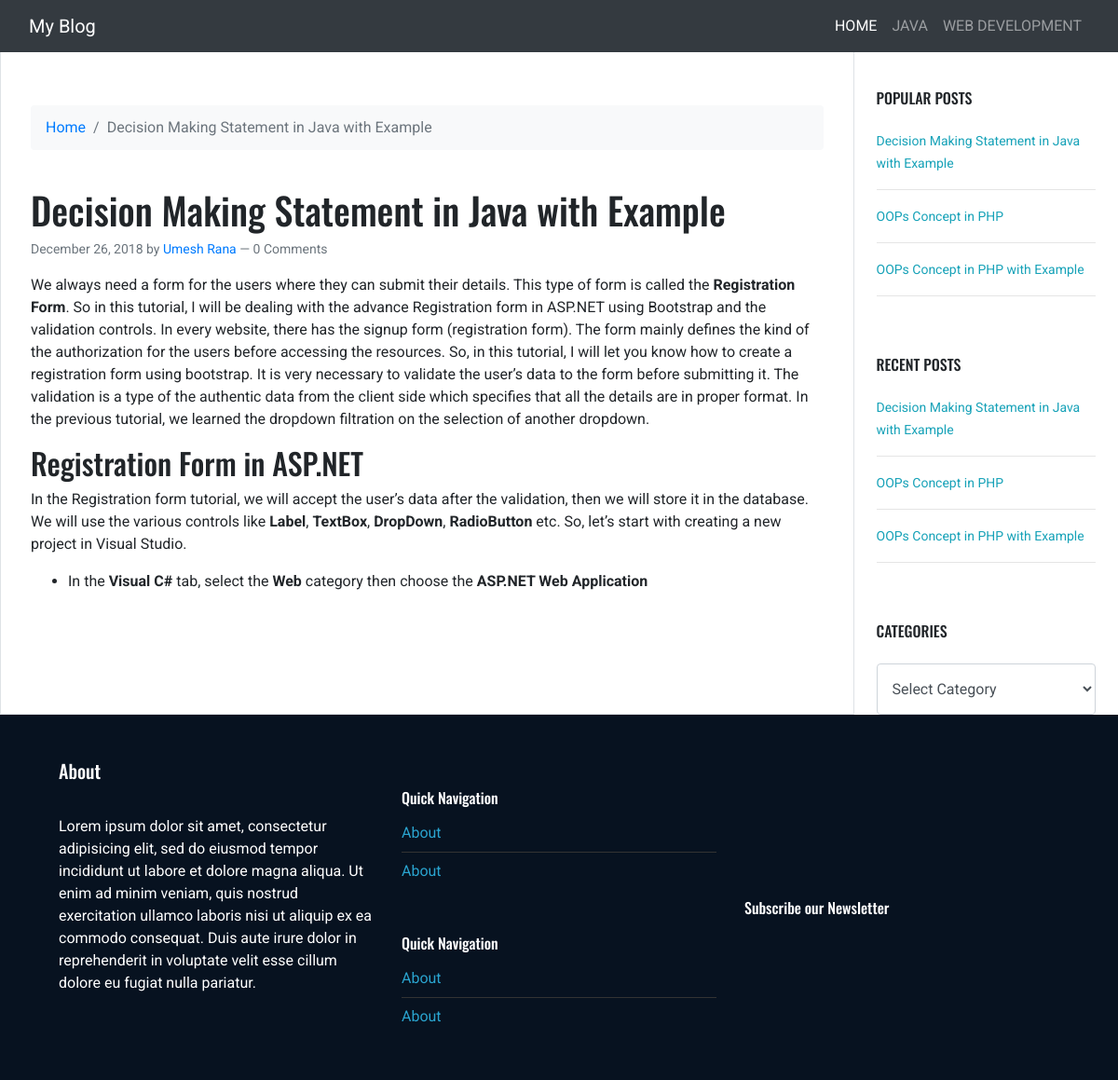
/view-post.php?post_id=1, run on the app's committed database.
### tables this page shows
CREATE TABLE `header_menu` (
  `menu_name` varchar(100) NOT NULL,
  `menu_item` varchar(500) NOT NULL
);

CREATE TABLE `post` (
  `id` int(11) NOT NULL,
  `title` varchar(300) NOT NULL,
  `category` varchar(100) NOT NULL,
  `description` longtext NOT NULL,
  `tag` varchar(200) NOT NULL,
  `featured_image` varchar(200) NOT NULL,
  `author` varchar(50) NOT NULL,
  `date` date NOT NULL,
  `time` time NOT NULL,
  `status` int(30) NOT NULL
);

### view-post.php (the view, shortened to what this page needs)
<?php
	include_once 'header.php';
	include_once 'db-config/connection.php';
	$post_id = $_GET['post_id'];
?>
 <article class="main border mt-5">
	 	<?php
	 		$selquery = "SELECT * FROM post WHERE id='$post_id'";
	 		$myquery = mysqli_query($con, $selquery);
	 		$row = mysqli_fetch_assoc($myquery);
	 		$title = $row['title'];
	 		$description = $row['description'];
	 		$author = $row['author'];
	 		$date = $row['date'];
	 		?>
	 		<ol class="breadcrumb mt-5 bg-light">
			  <li class="breadcrumb-item"><a href="index.php">Home</a></li>
			  <li class="breadcrumb-item active"><?php echo $title; ?></li>
			</ol>
	 		<h1 class="pt-4"> <?php echo $title; ?> </h1>
	 		<?php $month = array('Month','January','February', 'March', 'April', 'May', 'June', 'July', 'August', '	September', 'October', 'November', 'December');
	 			$monthstr = substr($date, 5, 2);
	 			$datestr = substr($date, 8, 2);
	 			$yearstr = substr($date, 0, 4);
	 			$post_date = $month[$monthstr] .' '.$datestr .', ' . $yearstr;
	 		?>
	 		<p class="text-secondary author"><?php echo $post_date;?> by <a href=""><?php echo $author; ?> </a> &mdash; 0 Comments</p>
	 		<?php echo $description; ?>
 </article>
<?php
	include_once 'footer.php';
?>

### header.php (shortened to what this page needs)
<?php
	include_once('db-config/connection.php');
?>
<!DOCTYPE html>
<html>
<head>
	<link rel="stylesheet" type="text/css" href="admin-dashboard/css/bootstrap.min.css">
	<link rel="stylesheet" type="text/css" href="admin-dashboard/fontawesome/css/all.css">
	<link rel="stylesheet" type="text/css" href="css/mystyle.css">
</head>
<body>
<div class="wrapper">
  <header class="header">
	<nav class="navbar navbar-expand-md navbar-dark bg-dark fixed-top">
		<div class="container-fluid">
			<a href="" class="navbar-brand">My Blog</a>
			<div class="collapse navbar-collapse" id="navbarNav">
			    <ul class="navbar-nav ml-auto">
			    	<li class="nav-item">
			    		<a class="nav-link active text-uppercase" href="#"> Home </a>
			    	</li>
			    	<?php
			    		$selquery = "SELECT * FROM header_menu";
			    		$executequery = mysqli_query($con, $selquery);
			    		while($row = mysqli_fetch_assoc($executequery)){
			    			?>
			    			<li class="nav-item">
			    				<a class="nav-link text-uppercase" href=<?php echo $row['menu_item'];?> " > <?php echo $row['menu_item'];?> </a>
			    			</li>
			    			<?php
			    		}
			    	?>
			    </ul>
			</div>
		</div>
	</nav>
</header>
</body>
</html>

### footer.php (shortened to what this page needs)
 <aside class="aside aside-2 mt-5">
  	<section class="pt-5 pl-4 pr-4">
  		<h6 class="text-uppercase pb-3">Popular Posts </h6>
  			<?php $query = "SELECT * FROM post";
  			$myquery = mysqli_query($con, $query);
  			while($row = mysqli_fetch_assoc($myquery)){
  				?>
  				<a href="" class="text-info sidebar-link"><?php echo $row['title']; ?> </a>
  				<hr/>
  				<?php
  			}
  			?>
  	</section>
  	<section class="pt-5 pl-4 pr-4">
  		<h6 class="text-uppercase pb-3">Recent Posts </h6>
  			<?php $query = "SELECT * FROM post";
  			$myquery = mysqli_query($con, $query);
  			while($row = mysqli_fetch_assoc($myquery)){
  				?>
  				<a href="" class="text-info sidebar-link"><?php echo $row['title']; ?> </a>
  				<hr/>
  				<?php
  			}
  			?>
  	</section>
  	<section class="pt-5 pl-4 pr-4">
  		<h6 class="text-uppercase pb-3">Categories </h6>
  			<select name="category" id="category" class="form-control">
  				<option >Select Category</option>
  			</select>
  	</section>
</aside>
<footer id="footer" class="footer text-white p-5">
	<div class="container">
		<div class="row">
			<div class="container"><h5>About</h5> </div>
			<div class="col-xl-4 col-lg-4 col-md-4 col-sm-10 col-10 m-auto">
				<p>Lorem ipsum dolor sit amet, consectetur adipisicing elit, sed do eiusmod
				tempor incididunt ut labore et dolore magna aliqua. Ut enim ad minim veniam,
				quis nostrud exercitation ullamco laboris nisi ut aliquip ex ea commodo
				consequat. Duis aute irure dolor in reprehenderit in voluptate velit esse
				cillum dolore eu fugiat nulla pariatur.  </p>
			</div>
			<div class="col-xl-4 col-lg-4 col-md-4 col-sm-10 col-10 m-auto">
				<h6> Quick Navigation </h6>
				<ul class="navbar-nav">
						<li class="nav-item" id="footer-nav-item">
							<a href="" id="footer-link" class="nav-link" >About </a>
						</li>
						<li class="nav-item" >
							<a href="" id="footer-link" class="nav-link">About </a>
						</li>
				</ul>
				<h6 class="pt-5"> Quick Navigation </h6>
				<ul class="navbar-nav">
						<li class="nav-item" id="footer-nav-item">
							<a href="" id="footer-link" class="nav-link" >About </a>
						</li>
						<li class="nav-item" >
							<a href="" id="footer-link" class="nav-link">About </a>
						</li>
				</ul>
			</div>
			<div class="col-xl-4 col-lg-4 col-md-4 col-sm-10 col-10 m-auto">
				<h6> Subscribe our Newsletter</h6>
			</div>
		</div>
	</div>
</footer>

### css/mystyle.css (style rules this page uses)
body,html { font-family: 'Roboto', sans-serif; }
.navbar-brand, .navbar-brand:hover { color: #fff; }
.nav-link { color: #f2f2f2; }

### header.php (style rules this page uses)
.wrapper { display: flex; flex-flow: row wrap; }
.wrapper > * { flex: 1 100%; }
.main { text-align: left; padding: 1em 2em; background: #fff; }
@media all and (min-width: 600px) { .aside { flex: 1 0 0; } }
@media all and (min-width: 800px) { .main { flex: 3 0px; } }
@media all and (min-width: 800px) { .main { order: 2; } }
@media all and (min-width: 800px) { .aside-2 { order: 3; } }
@media all and (min-width: 800px) { .footer { order: 4; } }
h1, h2, h3, h4, h5, h6 { font-family: 'Oswald', sans-serif; }
a { color: #007bff; }
.sidebar-link { font-size: 14px; }
#category { height: 55px; font-size: 16px; }
.author { font-size: 14px; }
#footer { background-color: #071220; }
#footer-link { color: #2aa4cf; }
#footer-nav-item { border-bottom: 1px solid #333; }

### data on the page
header_menu: menu_item "JAVA"
header_menu: menu_item "WEB DEVELOPMENT"
post: title "Decision Making Statement in Java with Example", date "December 26, 2018", author "Umesh Rana", description "We always need a form for the users where they can submit their details. This type of form is called the Registration Form . So in this tutorial, I will be dealing with the advance Registration form in ASP.NET using Bootstrap and the validation controls. In every website, there has the signup form (registration form). The form mainly defines the kind of the authorization for the users before accessing the resources. So, in this tutorial, I will let you know how to create a registration form using bootstrap. It is very necessary to validate the user’s data to the form before submitting it. The validation is a type of the authentic data from the client side which specifies that all the…"
post: title "OOPs Concept in PHP"
post: title "OOPs Concept in PHP with Example"
